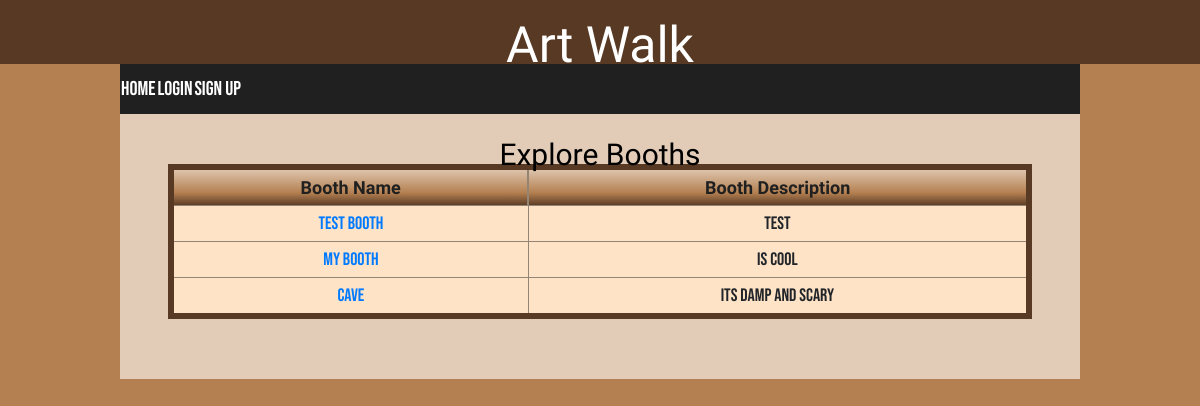
Before: /booth/explore with the older database file.
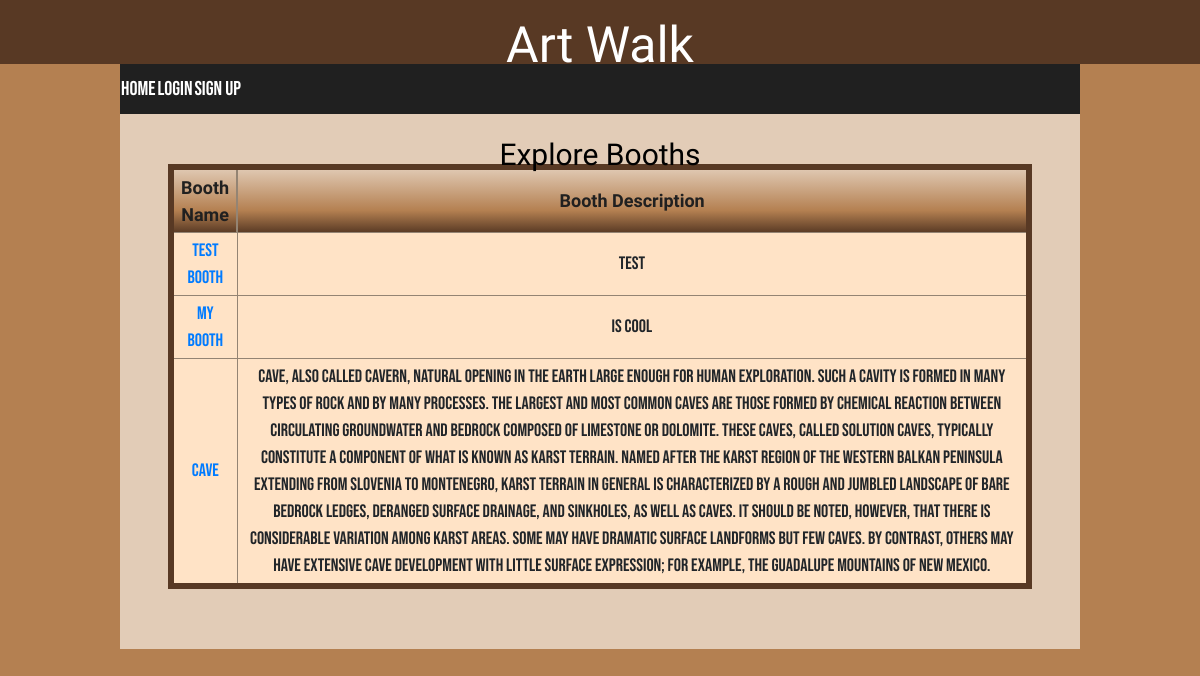
After: the same page with the newer database file.
### manager/models.py (models this page shows)
class Booth(models.Model):
    name = models.CharField(max_length=50)
    description = models.CharField(max_length=1000)
    twitch_name = models.CharField(max_length=50)
    cover_image = models.ImageField()
    created_by = models.ForeignKey(User, on_delete=models.CASCADE, related_name='booth')

### manager/views.py (the view)
# urls.py: path('booth/explore', views.exploreBooths,name='explore_booths'),
def exploreBooths(request):
    booths = Booth.objects.all()
    return render(request,'explorebooths.html', {'booths': booths})

### templates/explorebooths.html (shortened to what this page needs)
{%  extends 'base.html' %}
{% load static %}
{% block header %}
<link rel="stylesheet" href="{% static 'css/explore.css' %}">
{% endblock %}
{% block body %}
    <div class="subheader">Explore Booths</div>
    <table class="exploreTable">
        <thead>
            <tr>
                <th>Booth Name</th>
                <th>Booth Description</th>
            </tr>
        </thead>
        <tbody>
            {% for booth in booths %}
                <tr>
                    <td><a href="{% url 'view_booth' booth.pk %}">{{ booth.name }}</a></td>
                    <td>{{ booth.description }}</td>
                </tr>
            {% endfor %}
        </tbody>
    </table>
{% endblock %}

Changed rows visible on the page:
changed Booth "Cave": description "Its damp and scary" → "Cave, also called cavern, natural opening in the earth large enough for human exploration. Such a cavity is formed in many types of rock and by many processes. The largest and most common caves are those formed by chemical reaction between circulating groundwater and bedrock composed of limestone or dolomite. These caves, called solution caves, typically constitute a component of what is known as karst terrain. Named after the Karst region of the western Balkan Peninsula extending from Slovenia to Montenegro, karst terrain in general is characterized by a rough and jumbled landscape of bare bedrock ledges, deranged surface drainage, and sinkholes, as well as caves. It should be noted,…"
